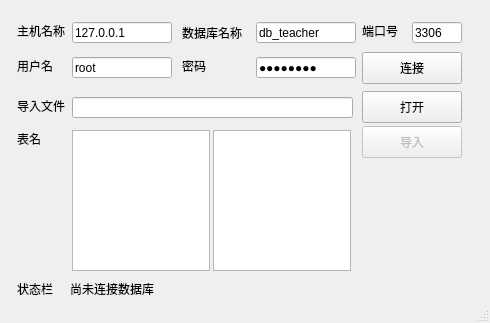
<?xml version="1.0" encoding="UTF-8"?>
<ui version="4.0">
 <class>MainWindow</class>
 <widget class="QMainWindow" name="MainWindow">
  <property name="geometry">
   <rect>
    <x>0</x>
    <y>0</y>
    <width>490</width>
    <height>323</height>
   </rect>
  </property>
  <property name="windowTitle">
   <string>MainWindow</string>
  </property>
  <widget class="QWidget" name="centralwidget">
   <widget class="QLabel" name="label_8">
    <property name="geometry">
     <rect>
      <x>17</x>
      <y>97</y>
      <width>60</width>
      <height>18</height>
     </rect>
    </property>
    <property name="minimumSize">
     <size>
      <width>60</width>
      <height>0</height>
     </size>
    </property>
    <property name="maximumSize">
     <size>
      <width>60</width>
      <height>16777215</height>
     </size>
    </property>
    <property name="text">
     <string>导入文件</string>
    </property>
   </widget>
   <widget class="QLineEdit" name="file_path">
    <property name="geometry">
     <rect>
      <x>72</x>
      <y>97</y>
      <width>281</width>
      <height>21</height>
     </rect>
    </property>
    <property name="minimumSize">
     <size>
      <width>100</width>
      <height>0</height>
     </size>
    </property>
    <property name="maximumSize">
     <size>
      <width>16777215</width>
      <height>16777215</height>
     </size>
    </property>
    <property name="text">
     <string/>
    </property>
   </widget>
   <widget class="QPushButton" name="connect_btn">
    <property name="geometry">
     <rect>
      <x>362</x>
      <y>52</y>
      <width>100</width>
      <height>32</height>
     </rect>
    </property>
    <property name="text">
     <string>连接</string>
    </property>
   </widget>
   <widget class="QPushButton" name="open_btn">
    <property name="geometry">
     <rect>
      <x>362</x>
      <y>91</y>
      <width>100</width>
      <height>32</height>
     </rect>
    </property>
    <property name="text">
     <string>打开</string>
    </property>
   </widget>
   <widget class="QLabel" name="label_9">
    <property name="geometry">
     <rect>
      <x>17</x>
      <y>130</y>
      <width>60</width>
      <height>18</height>
     </rect>
    </property>
    <property name="minimumSize">
     <size>
      <width>60</width>
      <height>0</height>
     </size>
    </property>
    <property name="maximumSize">
     <size>
      <width>60</width>
      <height>16777215</height>
     </size>
    </property>
    <property name="text">
     <string>表名</string>
    </property>
   </widget>
   <widget class="QListWidget" name="sheet_list">
    <property name="geometry">
     <rect>
      <x>72</x>
      <y>130</y>
      <width>138</width>
      <height>141</height>
     </rect>
    </property>
   </widget>
   <widget class="QListWidget" name="excel_title_list">
    <property name="geometry">
     <rect>
      <x>213</x>
      <y>130</y>
      <width>138</width>
      <height>141</height>
     </rect>
    </property>
   </widget>
   <widget class="QLabel" name="label_10">
    <property name="geometry">
     <rect>
      <x>17</x>
      <y>280</y>
      <width>60</width>
      <height>18</height>
     </rect>
    </property>
    <property name="minimumSize">
     <size>
      <width>60</width>
      <height>0</height>
     </size>
    </property>
    <property name="maximumSize">
     <size>
      <width>60</width>
      <height>16777215</height>
     </size>
    </property>
    <property name="text">
     <string>状态栏</string>
    </property>
   </widget>
   <widget class="QLabel" name="status_line">
    <property name="geometry">
     <rect>
      <x>70</x>
      <y>280</y>
      <width>381</width>
      <height>18</height>
     </rect>
    </property>
    <property name="minimumSize">
     <size>
      <width>60</width>
      <height>0</height>
     </size>
    </property>
    <property name="maximumSize">
     <size>
      <width>1677777</width>
      <height>16777215</height>
     </size>
    </property>
    <property name="text">
     <string>尚未连接数据库</string>
    </property>
   </widget>
   <widget class="QPushButton" name="import_btn">
    <property name="enabled">
     <bool>false</bool>
    </property>
    <property name="geometry">
     <rect>
      <x>362</x>
      <y>126</y>
      <width>100</width>
      <height>32</height>
     </rect>
    </property>
    <property name="text">
     <string>导入</string>
    </property>
   </widget>
   <widget class="QLabel" name="label">
    <property name="geometry">
     <rect>
      <x>17</x>
      <y>22</y>
      <width>60</width>
      <height>18</height>
     </rect>
    </property>
    <property name="minimumSize">
     <size>
      <width>60</width>
      <height>0</height>
     </size>
    </property>
    <property name="maximumSize">
     <size>
      <width>60</width>
      <height>16777215</height>
     </size>
    </property>
    <property name="text">
     <string>主机名称</string>
    </property>
   </widget>
   <widget class="QLineEdit" name="db_name">
    <property name="geometry">
     <rect>
      <x>256</x>
      <y>22</y>
      <width>100</width>
      <height>21</height>
     </rect>
    </property>
    <property name="minimumSize">
     <size>
      <width>100</width>
      <height>0</height>
     </size>
    </property>
    <property name="maximumSize">
     <size>
      <width>100</width>
      <height>16777215</height>
     </size>
    </property>
    <property name="text">
     <string>db_teacher</string>
    </property>
   </widget>
   <widget class="QLabel" name="label_7">
    <property name="geometry">
     <rect>
      <x>182</x>
      <y>22</y>
      <width>66</width>
      <height>21</height>
     </rect>
    </property>
    <property name="minimumSize">
     <size>
      <width>66</width>
      <height>0</height>
     </size>
    </property>
    <property name="maximumSize">
     <size>
      <width>66</width>
      <height>16777215</height>
     </size>
    </property>
    <property name="text">
     <string>数据库名称</string>
    </property>
   </widget>
   <widget class="QLineEdit" name="server_name">
    <property name="geometry">
     <rect>
      <x>72</x>
      <y>22</y>
      <width>100</width>
      <height>21</height>
     </rect>
    </property>
    <property name="minimumSize">
     <size>
      <width>100</width>
      <height>0</height>
     </size>
    </property>
    <property name="maximumSize">
     <size>
      <width>80</width>
      <height>16777215</height>
     </size>
    </property>
    <property name="text">
     <string>127.0.0.1</string>
    </property>
   </widget>
   <widget class="QLineEdit" name="port_name">
    <property name="enabled">
     <bool>true</bool>
    </property>
    <property name="geometry">
     <rect>
      <x>412</x>
      <y>22</y>
      <width>50</width>
      <height>21</height>
     </rect>
    </property>
    <property name="minimumSize">
     <size>
      <width>50</width>
      <height>0</height>
     </size>
    </property>
    <property name="maximumSize">
     <size>
      <width>50</width>
      <height>16777215</height>
     </size>
    </property>
    <property name="text">
     <string>3306</string>
    </property>
   </widget>
   <widget class="QLabel" name="label_4">
    <property name="geometry">
     <rect>
      <x>362</x>
      <y>22</y>
      <width>40</width>
      <height>18</height>
     </rect>
    </property>
    <property name="minimumSize">
     <size>
      <width>40</width>
      <height>0</height>
     </size>
    </property>
    <property name="maximumSize">
     <size>
      <width>40</width>
      <height>16777215</height>
     </size>
    </property>
    <property name="text">
     <string>端口号</string>
    </property>
   </widget>
   <widget class="QLineEdit" name="user_name">
    <property name="geometry">
     <rect>
      <x>72</x>
      <y>57</y>
      <width>100</width>
      <height>21</height>
     </rect>
    </property>
    <property name="minimumSize">
     <size>
      <width>100</width>
      <height>0</height>
     </size>
    </property>
    <property name="maximumSize">
     <size>
      <width>100</width>
      <height>16777215</height>
     </size>
    </property>
    <property name="text">
     <string>root</string>
    </property>
   </widget>
   <widget class="QLabel" name="label_3">
    <property name="geometry">
     <rect>
      <x>17</x>
      <y>57</y>
      <width>60</width>
      <height>18</height>
     </rect>
    </property>
    <property name="minimumSize">
     <size>
      <width>60</width>
      <height>0</height>
     </size>
    </property>
    <property name="maximumSize">
     <size>
      <width>60</width>
      <height>16777215</height>
     </size>
    </property>
    <property name="text">
     <string>用户名</string>
    </property>
   </widget>
   <widget class="QLineEdit" name="pwd_name">
    <property name="geometry">
     <rect>
      <x>256</x>
      <y>57</y>
      <width>100</width>
      <height>21</height>
     </rect>
    </property>
    <property name="minimumSize">
     <size>
      <width>100</width>
      <height>0</height>
     </size>
    </property>
    <property name="maximumSize">
     <size>
      <width>100</width>
      <height>16777215</height>
     </size>
    </property>
    <property name="tabletTracking">
     <bool>true</bool>
    </property>
    <property name="text">
     <string>Aa123456</string>
    </property>
    <property name="echoMode">
     <enum>QLineEdit::Password</enum>
    </property>
   </widget>
   <widget class="QLabel" name="label_5">
    <property name="geometry">
     <rect>
      <x>182</x>
      <y>57</y>
      <width>60</width>
      <height>18</height>
     </rect>
    </property>
    <property name="minimumSize">
     <size>
      <width>60</width>
      <height>0</height>
     </size>
    </property>
    <property name="maximumSize">
     <size>
      <width>60</width>
      <height>16777215</height>
     </size>
    </property>
    <property name="text">
     <string>密码</string>
    </property>
   </widget>
  </widget>
  <widget class="QStatusBar" name="statusbar"/>
 </widget>
 <resources/>
 <connections/>
</ui>
